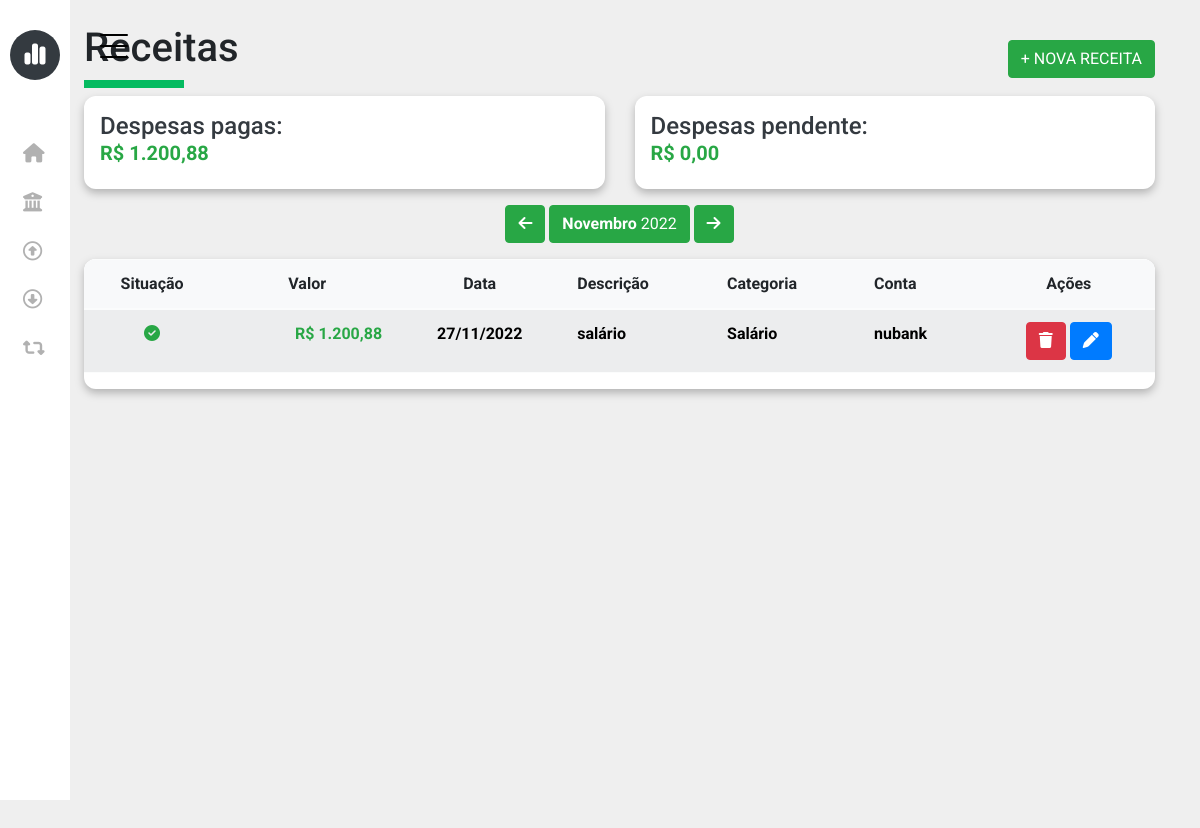
The page /project/frontend/page/revenue.php on the database as committed earlier.
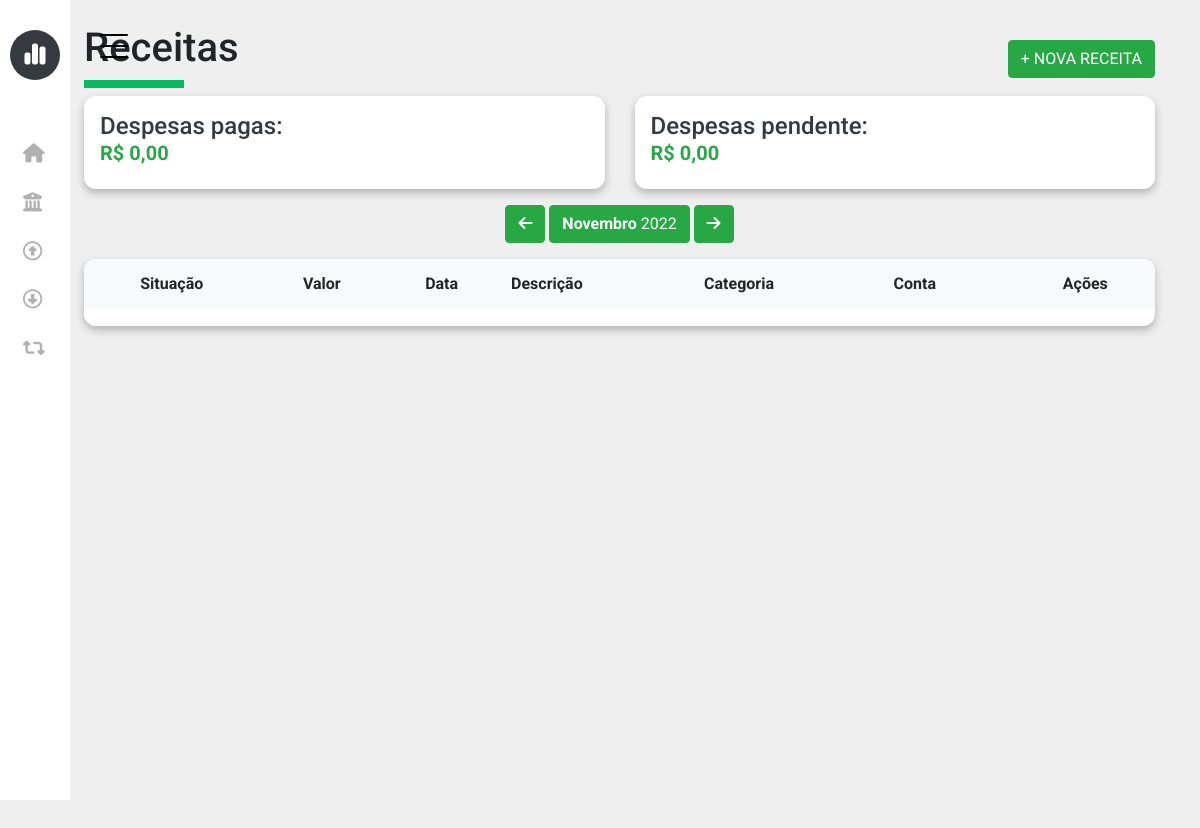
The same page on the database as committed later.
### tables this page shows
CREATE TABLE `finance` (
  `id` int(11) NOT NULL,
  `account_id` int(11) NOT NULL,
  `category_id` int(11) NOT NULL,
  `value` double NOT NULL,
  `type` varchar(45) NOT NULL,
  `status` varchar(45) NOT NULL,
  `description` varchar(50) NOT NULL,
  `date` datetime NOT NULL,
  `created_at` datetime NOT NULL DEFAULT current_timestamp(),
  `updated_at` datetime NOT NULL DEFAULT current_timestamp() ON UPDATE current_timestamp()
);

### project/backend/php/config/connection.php (called while the page is built)
<?php
class Database {
    function connection() {
        try {
            $host = "localhost";
            $username = "root";
            $password = "";
            $dbname = "openfinance";
            $conection = new PDO(
                'mysql:host='. $host. ';dbname='. $dbname,
                $username,
                $password,
                array(
                    PDO::MYSQL_ATTR_INIT_COMMAND => "SET NAMES utf8",
                )
            );
            $conection->setAttribute(PDO::ATTR_ERRMODE, PDO::ERRMODE_EXCEPTION);
            return $conection;
        } catch (PDOException $exception) {
            return $exception->getMessage();
        }
    }
}

### project/frontend/includes/function.php (called while the page is built, shortened)
<?php
function getSum($type, $status)
{
    $connection = new Database();
    $sqlExpense = ("SELECT SUM(value) FROM `finance` WHERE `type` = '$type' AND `status` = '$status'");
    $expense = $connection->connection()->query($sqlExpense)->fetchAll(PDO::FETCH_ASSOC);
    foreach ($expense as $expenseValue) {
        return number_format($expenseValue['SUM(value)'],2,",",".");
    }
}
function getAccount($id)
{
    $connection = new Database();
    $sqlAccount = ("SELECT * FROM `account` WHERE `id` = '$id' ");
    $Accounts = $connection->connection()->query($sqlAccount)->fetchAll(PDO::FETCH_ASSOC);
    foreach ($Accounts as $Account) {
        return $Account['name'];
    }
}
function getCategory($id)
{
    $connection = new Database();
    $sqlCategory = ("SELECT * FROM `category` WHERE `id` = '$id' ");
    $categorys = $connection->connection()->query($sqlCategory)->fetchAll(PDO::FETCH_ASSOC);
    foreach ($categorys as $category) {
        return $category['name'];
    }
}

### project/frontend/page/revenue.php (the view, shortened to what the changed rows need)
<?php include_once("../includes/header.php"); ?>
<?php
$sql = ("SELECT * FROM `finance` WHERE `type` = 'REVENUE' ORDER BY `date` DESC ");
$revenues = $connection->connection()->query($sql)->fetchAll(PDO::FETCH_ASSOC);
$sqlCategorys = ("SELECT * FROM `category` WHERE `type` = 'revenue' ");
$categorys = $connection->connection()->query($sqlCategorys)->fetchAll(PDO::FETCH_ASSOC);
$sqlAccount = ("SELECT * FROM `account`");
$accounts = $connection->connection()->query($sqlAccount)->fetchAll(PDO::FETCH_ASSOC);
?>
<div class="container">
    <div class="row ms-4">
        <div class="col-md-6 mt-4">
            <h1>Receitas</h1>
        </div>
        <div class="col-md-6 mt-2">
            <div class="p-3 text-dark value-total">
                <h5 class="text-success"><b>R$ <?php echo getSum('REVENUE', 'PAID') ?></b></h5>
            </div>
        </div>
        <div class="col-md-12 mt-3">
            <div id="div-table">
                <table class="table table-light table-striped">
                    <thead>
                        <tr class="">
                            <th class="text-center">Situação</th>
                            <th class="text-center">Valor</th>
                            <th class="text-center">Data</th>
                            <th>Descrição</th>
                            <th>Categoria</th>
                            <th>Conta</th>
                            <th class="text-center">Ações</th>
                        </tr>
                    </thead>
                    <tbody>
                        <?php foreach ($revenues as $revenue) { ?>
                            <tr>
                                <?php if ($revenue["status"] == "PAID") { ?>
                                    <th class="text-center"><i class="text-success fa-solid fa-circle-check"></i></th>
                                <?php } else { ?>
                                    <th class="text-center"><i class="text-danger fa-solid fa-circle-xmark"></i></th>
                                <?php } ?>
                                <th class="text-success text-end"><?php echo "R$ " . number_format($revenue['value'], 2, ",", "."); ?></th>
                                <th class="text-center"><?php echo date('d/m/Y', strtotime($revenue['date'])); ?></th>
                                <th><?php echo $revenue['description'] ?></th>
                                <th><?php echo getCategory($revenue['category_id']) ?></th>
                                <th><?php echo getAccount($revenue['account_id']) ?></th>
                                <th class="text-center">
                                    <button class="btn btn-danger btn-delete-revenue" type="button" data-id="<?php echo $revenue['id'] ?>" data-value="<?php echo $revenue['value'] ?>" data-description="<?php echo $revenue['description'] ?>"><i class="fa-solid fa-trash"></i></button>
                                    <button class="btn btn-primary btn-update-revenue" id="BTN" type="button" data-id="<?php echo $revenue['id'] ?>" data-status="<?php echo $revenue['status'] ?>" data-value="<?php echo $revenue['id'] ?>" data-date="<?php echo $revenue['date'] ?>" data-description="<?php echo $revenue['description'] ?>" data-category="<?php echo getCategory($revenue['category_id']) ?>" data-account="<?php echo getAccount($revenue['account_id']) ?>"><i class="fa-solid fa-pen"></i></button>
                                </th>
                            </tr>
                        <?php } ?>
                    </tbody>
                </table>
            </div>
        </div>
    </div>
</div>
<?php include_once("../includes/footer.php"); ?>

Rows that differ between the two databases and show on the page:
removed finance: status "PAID" (drawn), value "1.200,88", date "27/11/2022", description "salário", category_id "Salário", account_id "nubank"
Other text that changed with them:
getSum('REVENUE', 'PAID'): "1.200,88" → "0,00"
